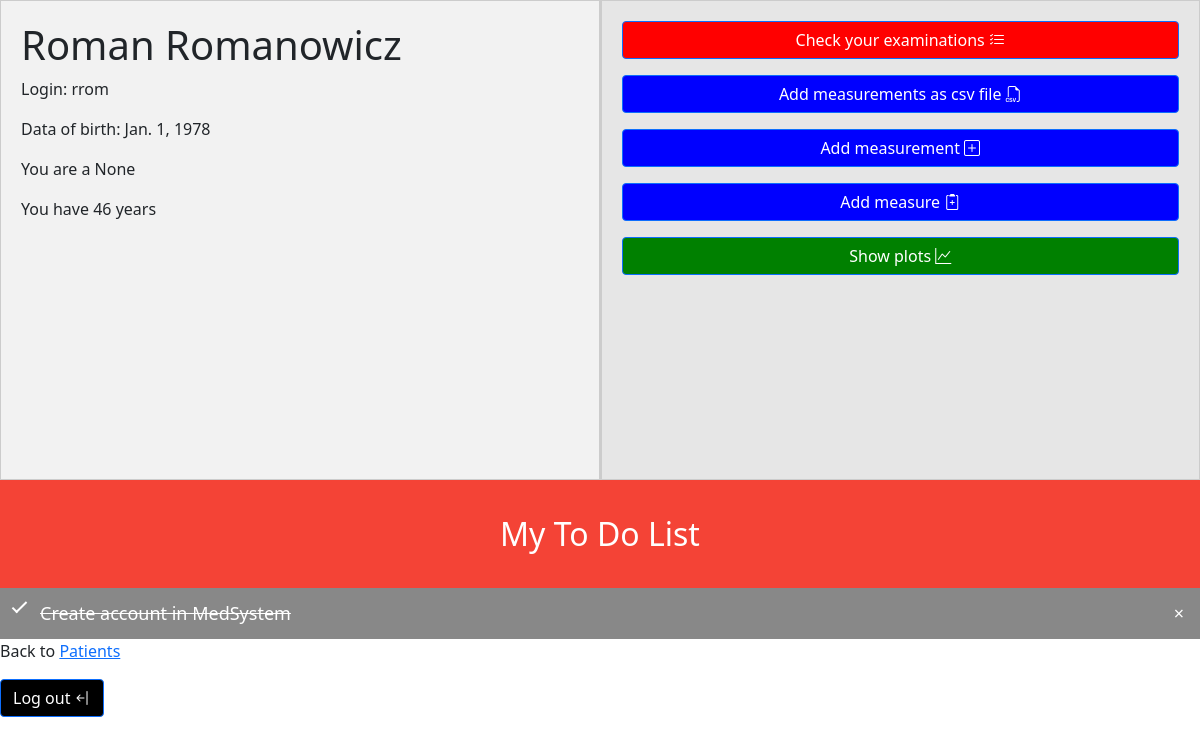
The page /patients/details/6/ on the database its author committed.
### patients/models.py (models this page shows, shortened)
class Patient(models.Model):
    SEX = {
        "M": "Male",
        "F": "Female",
    }
    firstname = models.CharField(max_length=255)
    lastname = models.CharField(max_length=255)
    birthdate = models.DateField(null=True)
    sex = models.CharField(max_length=8, choices=SEX, null=True)
    login = models.CharField(max_length=255, null=True)
    password = models.CharField(max_length=255, null=True)
    image = models.ImageField(null=True, upload_to='images/')

### patients/views.py (the view, shortened to what this page needs)
# urls.py: path('patients/details/<int:id>/', views.details, name='details'),
def details(request, id):
    patient = models.Patient.objects.get(id=id)
    patient_birth = int(patient.birthdate.strftime("%Y"))
    today = datetime.datetime.today().year
    age = today - patient_birth
    weight = models.Measurement.objects.filter(patient_id=id, measure_id=1).order_by('-timestamp').values()
    height = models.Measurement.objects.filter(patient_id=id, measure_id=2).order_by('-timestamp').values()
    pulse_values = models.Measurement.objects.filter(patient_id=id, measure_id=4).order_by('-timestamp').values()
    pressure_values = models.Measurement.objects.filter(patient_id=id, measure_id=3).order_by('-timestamp').values()
    bmi = 0
    bmi_problem = False
    if (weight and height):
        weight_v = weight[0]['value_a']
        height_v = height[0]['value_a']
        bmi = round(weight_v / ((height_v / 100) * (height_v / 100)), 2)
        if (not(bmi <= 25 and bmi >= 18.5) and bmi > 0):
            bmi_problem = True
    if (age <= 1):
        pulse_up = 205
        pulse_down = 105
        sys_pressure_up = 100 # systolic
        sys_pressure_down = 90
        diast_pressure_up = 60 # diastolic
        diast_pressure_down = 55
    elif (age < 60):
        pulse_up = 80
        pulse_down = 60
        sys_pressure_up = 129
        sys_pressure_down = 120
        diast_pressure_up = 84
        diast_pressure_down = 80
    heart_problem = False
    pulse_array = []
    for p in pulse_values:
        if(datetime.datetime.strptime(p['timestamp'].strftime('%Y-%m-%d'), '%Y-%m-%d') > datetime.datetime.strptime((datetime.datetime.today() - datetime.timedelta(days=7)).strftime('%Y-%m-%d'), '%Y-%m-%d')):
            pulse_array.append(p['value_a'])
    systonic_array, diastonic_array = [], []
    problems = [bmi_problem, heart_problem]
    own_measures = models.Measure.objects.filter(patient_id=id).values()
    if own_measures:
        shown = True
    else:
        shown = False
    template = loader.get_template('details.html')
    context = {
        'pt': patient,
        'age' : age,
        'shown' : json.dumps(shown),
        'problems' : json.dumps(problems)
    }
    return HttpResponse(template.render(context, request))

### patients/templates/details.html (shortened to what this page needs)
{% extends "master.html" %}
{% load static %}
{% block content %}
    <div class="data">
    <div class="left">
    <h1>{{ pt.firstname }} {{ pt.lastname }}</h1>
    <p>Login: {{ pt.login }}</p>
    <p>Data of birth: {{ pt.birthdate }}</p>
    <p>You are a {{pt.sex}}</p>
    <p>You have {{age}} years</p>
    </div>
    <div class="right">
    <p><a class="btn btn-primary w-100 d-inline-block" style = background-color:red;"  href="./exams" >Check your examinations <i class="bi bi-list-check"></i></a></p>
    <p><a class="btn btn-primary w-100 d-inline-block" style = background-color:blue;" href="./measurements_csv" >Add measurements as csv file <i class="bi bi-filetype-csv"></i></a></p>
    <p><a class="btn btn-primary w-100 d-inline-block" style = background-color:blue;" href="./new_measurement" >Add measurement <i class="bi bi-plus-square"></i></a></p>
    <p><a class="btn btn-primary w-100 d-inline-block" style = background-color:blue;" href="./new_measure" >Add measure <i class="bi bi-clipboard2-plus"></i></a></p>
    <p><a class="btn btn-primary w-100 d-inline-block" style = background-color:green;" href="./select_measure_view" >Show plots <i class="bi bi-graph-up"></i></a></p>
    </div>
    </div>
    <div id="myDIV" class="header">
      <h2 style="margin:5px">My To Do List</h2>
    </div>
    <ul id="myUL">
    </ul>
    <p>Back to <a href="/patients">Patients</a></p>
    <p><a class="btn btn-primary " style = background-color:black;" href='/' >Log out <i class="bi bi-arrow-bar-left"></i></a></p>
{% endblock %}

### rows shown on the page
Patient: firstname "Roman", lastname "Romanowicz", login "rrom", birthdate "Jan. 1, 1978", sex "None"
